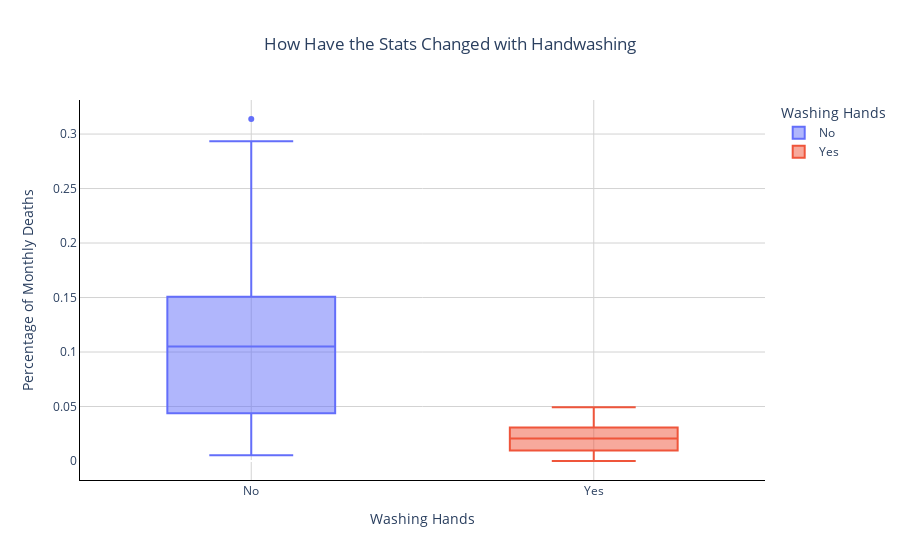

Notebook code cell kept with this figure:
### Code cell
box = px.box(df_monthly, 
             x='washing_hands', 
             y='pct_deaths',
             color='washing_hands',
             title='How Have the Stats Changed with Handwashing?')

box.update_layout(
                  legend_title_text="Washing Hands",
                  plot_bgcolor='white',
                  paper_bgcolor='white',
                  title={'text': "How Have the Stats Changed with Handwashing",
                         'x': 0.5,
                         'xanchor': 'center'},
                  xaxis=dict(
                      title='Washing Hands',
                      linecolor='black',
                      showgrid=True,
                      gridcolor='lightgrey'),
                  yaxis=dict(
                      title='Percentage of Monthly Deaths',
                      linecolor='black',
                      showgrid=True,
                      gridcolor='lightgrey'))

box.show()

### Figure 1 — Plotly figure (JSON) as saved in the notebook; plotly's stock layout.template omitted (floating-point values rounded to 4 significant figures)
{"data": [{"alignmentgroup": "True", "hovertemplate": "washing_hands=%{x}<br>pct_deaths=%{y}<extra></extra>", "legendgroup": "No", "marker": {"color": "#636efa"}, "name": "No", "notched": false, "offsetgroup": "No", "orientation": "v", "showlegend": true, "type": "box", "x": ["No", "No", "No", "No", "No", "No", "No", "No", "No", "No", "No", "No", "No", "No", "No", "No", "No", "No", "No", "No", "No", "No", "No", "No", "No", "No", "No", "No", "No", "No", "No", "No", "No", "No", "No", "No", "No", "No", "No", "No", "No", "No", "No", "No", "No", "No", "No", "No", "No", "No", "No", "No", "No", "No", "No", "No", "No", "No", "No", "No", "No", "No", "No", "No", "No", "No", "No", "No", "No", "No", "No", "No", "No", "No", "No", "No"], "x0": " ", "xaxis": "x", "y": [0.1457, 0.07531, 0.04332, 0.01569, 0.007843, 0.05, 0.08421, 0.01351, 0.01878, 0.1102, 0.2255, 0.2085, 0.1222, 0.1023, 0.1074, 0.03226, 0.06593, 0.2078, 0.2546, 0.1839, 0.2934, 0.2297, 0.3138, 0.1912, 0.1597, 0.1241, 0.1193, 0.06098, 0.04082, 0.005236, 0.01554, 0.02262, 0.176, 0.07143, 0.08051, 0.1516, 0.1128, 0.1703, 0.1731, 0.05833, 0.02679, 0.04369, 0.0632, 0.01224, 0.03226, 0.1102, 0.1055, 0.07591, 0.04745, 0.04452, 0.04231, 0.04392, 0.07143, 0.06122, 0.03586, 0.1055, 0.1484, 0.1094, 0.1049, 0.1339, 0.1809, 0.1543, 0.1897, 0.1344, 0.1015, 0.131, 0.1806, 0.1439, 0.1496, 0.1077, 0.05369, 0.03215, 0.01923, 0.03607, 0.1827, 0.1224], "y0": " ", "yaxis": "y"}, {"alignmentgroup": "True", "hovertemplate": "washing_hands=%{x}<br>pct_deaths=%{y}<extra></extra>", "legendgroup": "Yes", "marker": {"color": "#EF553B"}, "name": "Yes", "notched": false, "offsetgroup": "Yes", "orientation": "v", "showlegend": true, "type": "box", "x": ["Yes", "Yes", "Yes", "Yes", "Yes", "Yes", "Yes", "Yes", "Yes", "Yes", "Yes", "Yes", "Yes", "Yes", "Yes", "Yes", "Yes", "Yes", "Yes", "Yes", "Yes", "Yes"], "x0": " ", "xaxis": "x", "y": [0.02239, 0.012, 0.01894, 0.0458, 0.03957, 0.04472, 0.0293, 0.03534, 0.006873, 0, 0.006557, 0.009585, 0.01136, 0.003717, 0, 0.009615, 0.02341, 0.02903, 0.0134, 0.02233, 0.03085, 0.04926], "y0": " ", "yaxis": "y"}], "layout": {"boxmode": "overlay", "legend": {"title": {"text": "Washing Hands"}, "tracegroupgap": 0}, "paper_bgcolor": "white", "plot_bgcolor": "white", "title": {"text": "How Have the Stats Changed with Handwashing", "x": 0.5, "xanchor": "center"}, "xaxis": {"anchor": "y", "categoryarray": ["No", "Yes"], "categoryorder": "array", "domain": [0, 1], "gridcolor": "lightgrey", "linecolor": "black", "showgrid": true, "title": {"text": "Washing Hands"}}, "yaxis": {"anchor": "x", "domain": [0, 1], "gridcolor": "lightgrey", "linecolor": "black", "showgrid": true, "title": {"text": "Percentage of Monthly Deaths"}}}}
